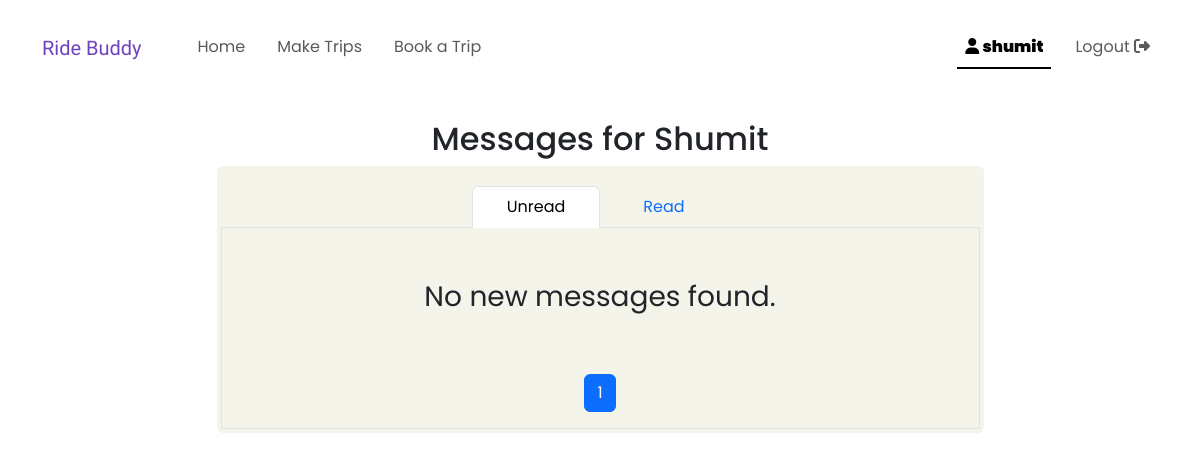
The page /mypage (signed in) on the database as committed earlier.
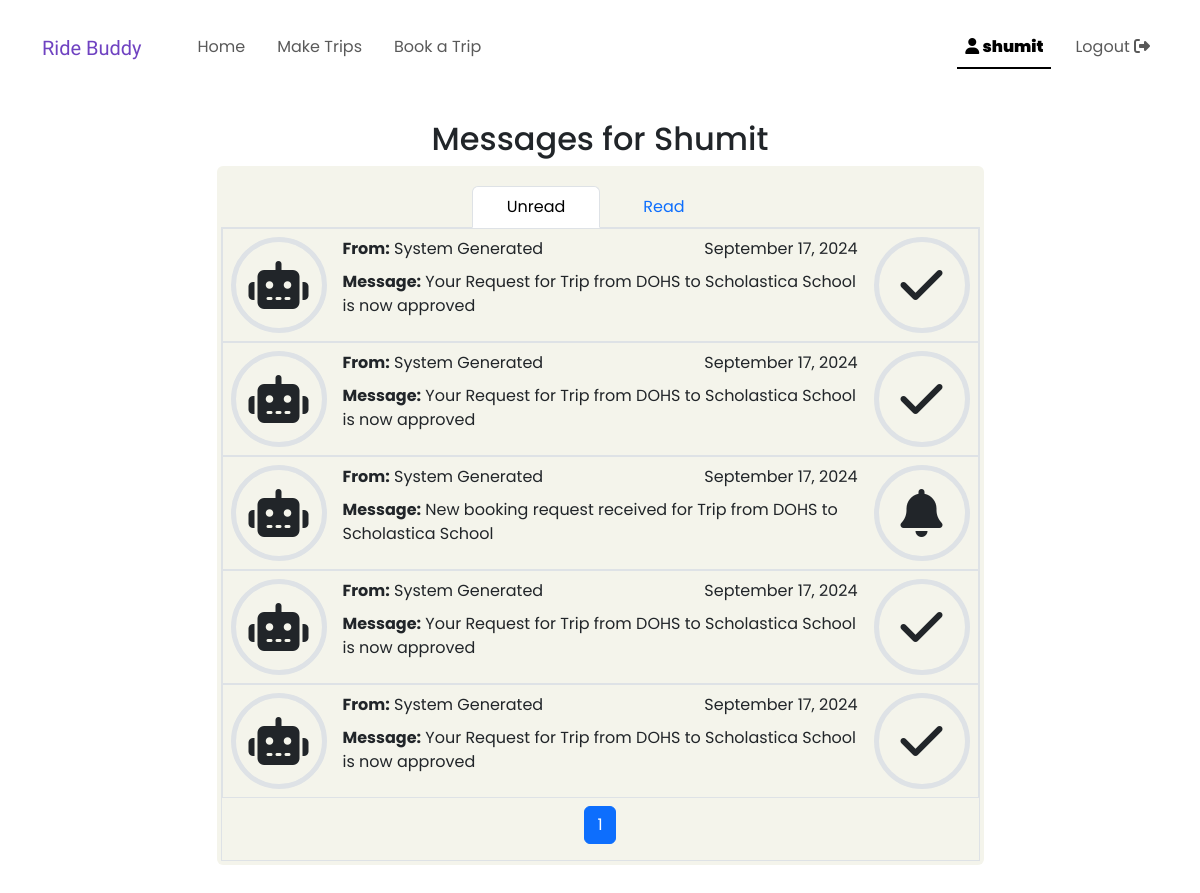
The same page on the database as committed later.
### RideSharing/models.py (models this page shows)
class User(AbstractUser):
    pass

class Messages(models.Model):
    MESSAGE_TYPE_CHOICES = [
        ('approval', 'Approval'),
        ('rejection', 'Rejection'),
        ('request', 'Request'),
        ('info', 'Info'),
    ]
    sender = models.ForeignKey(User, on_delete=models.SET_NULL, null=True, blank=True)
    recipient = models.ForeignKey(User, on_delete=models.CASCADE, related_name='message_recipient')
    content = models.TextField()
    time_stamp = models.DateTimeField(auto_now_add=True)
    system_message = models.BooleanField(default=True)
    read = models.BooleanField(default=False)
    underlying_trip = models.ForeignKey(Trips, on_delete=models.CASCADE)
    underlying_booking = models.ForeignKey(Spot_Bookings, on_delete=models.SET_NULL, null=True, blank=True)
    message_type = models.CharField(max_length=10, choices=MESSAGE_TYPE_CHOICES)

### RideSharing/views.py (the view)
# urls.py: path("mypage", views.mypage, name="mypage"),
@login_required(login_url ='/login')
def mypage(request):
    page_no_unread = request.GET.get('page_no_unread', 1)
    page_no_read = request.GET.get('page_no_read', 1)
    active_side = request.GET.get('active_side', 'unread')
    items_per_page = request.GET.get('items_per_page', 10)
    user_id = request.user.id
    user = User.objects.get(id=user_id)
    unread_paginator = Paginator(user.message_recipient.filter(read = False).order_by('-time_stamp'), items_per_page)
    read_paginator = Paginator(user.message_recipient.filter(read = True).order_by('-time_stamp'), items_per_page)
    unread_messages = unread_paginator.get_page(page_no_unread)
    read_messages = read_paginator.get_page(page_no_read)
    return render(request, "mypage.html", {
        'recipient' : user,
        'unread_messages' : unread_messages,
        'read_messages' : read_messages,
        'active_side': active_side
    })

### RideSharing/templates/mypage.html (shortened to what this page needs)
{% extends "layout.html" %}
{% block body %}
    <h2 class="text-center">Messages for {{ recipient.username|capfirst }}</h2>
    <div class="boxes p-1 rounded mx-auto">
    <ul class="mt-3 nav nav-tabs justify-content-center" id="myTab" role="tablist">
        <li class="nav-item" role="presentation">
            <button style="width: 8rem;"
            class="nav-link {% if active_side == 'unread' %} active {% endif %}"
            id="unread-tab"
            data-bs-toggle="tab"
            data-bs-target="#unread"
            type="button" role="tab" aria-controls="unread" aria-selected="true"
            onclick="history.pushState(null, '', '?active_side=unread');">Unread</button>
        </li>
        <li class="nav-item" role="presentation">
            <button style="width: 8rem;"
            class="nav-link {% if active_side == 'read' %} active {% endif %}"
            id="read-tab"
            data-bs-toggle="tab"
            data-bs-target="#read"
            type="button" role="tab" aria-controls="read" aria-selected="false"
            onclick="history.pushState(null, '', '?active_side=read');">Read</button>
        </li>
    </ul>
    <div class="tab-content border border-top-0">
        <div class="tab-pane {% if active_side == 'unread' %} active {% endif %}"
        id="unread"
        role="tabpanel"
        aria-labelledby="unread-tab"
        tabindex="0">
            {% include 'component_snippets/mypage_messagelistbox.html' with messages=unread_messages active_side='unread' %}
        </div>
    </div>
</div>
{% endblock %}

### RideSharing/templates/layout.html (shortened to what this page needs)
{% load static %}
<!DOCTYPE html>
<html lang="en">
    <head>
        <link href="https://cdn.jsdelivr.net/npm/bootstrap@5.3.3/dist/css/bootstrap.min.css" rel="stylesheet">
        <link href="{% static 'styles.css' %}" rel="stylesheet">
        </head>
        <body>
            {% include 'component_snippets/navbar.html' %}
            <div
                {% if hero %}
                {% else %}
                id="main_section" class="container-lg py-5 pt-sm-5"
                style="margin-top: 4.5rem;"
                {% endif %}
                >
                    {% block body %}{% endblock %}
            </div>
    </body>
</html>

### RideSharing/templates/component_snippets/navbar.html (shortened to what this page needs)
<nav id="top_bar"
class="navbar navbar-expand-lg
position-fixed top-0 start-0 end-0
bg-secondary-subtle
border-bottom border-2 border-primary-subtle
at_top"
style="z-index: 100;">
    <div class="container-lg">
        <a class="navbar-brand me-5" href="/" style="color: var(--bs-purple);">
            <span class="logo">
                Ride Buddy
            </span>
        </a>
        <div class="collapse navbar-collapse" id="navbarToggler">
            <ul class="navbar-nav nav-underline me-auto mb-lg-0">
                <li class="nav-item">
                    <a class="nav-link" aria-current="page" href="/">Home</a>
                </li>
                <li class="nav-item">
                    <a class="nav-link" href="{% url 'make_trip' %}">Make Trips</a>
                </li>
                <li class="nav-item">
                    <a class="nav-link" href="{% url 'find_trip' %}">Book a Trip</a>
                </li>
            </ul>
            <ul class="navbar-nav nav-underline">
                {% if user.is_authenticated %}
                <li class="nav-item">
                    <a class="nav-link" href="{% url 'mypage' %} ">
                        <div class="position-relative">
                            <i class="fa-solid fa-user"></i>
                            <strong>
                                {{ user.username }}
                            </strong>
                        </div>
                    </a>
                </li>
                <li class="nav-item">
                    <a class="nav-link" href="{% url 'logout' %}">
                        Logout
                        <i class="fa-solid fa-right-from-bracket"></i>
                    </a>
                </li>
                {% endif %}
            </ul>
        </div>
    </div>
</nav>

### RideSharing/templates/component_snippets/mypage_messagelistbox.html (shortened to what this page needs)
    <ul class="list-unstyled mb-0">
        {% for message in messages %}
            {% include 'component_snippets/mypage_messagelist.html' with message=message %}
        {% empty %}
            <div class="p-5 d-flex justify-content-center fs-3">No  new messages found.</div>
        {% endfor %}
    </ul>
    <nav aria-label="Page navigation" class="mt-2">
        <ul class="pagination d-flex justify-content-center align-items-center list-unstyled">
            {% for num in messages.paginator.page_range %}
            <li class="page-item">
                <a class="page-link {% if num == messages.number %} active {% endif %}" href="?active_side={{active_side}}&page_no_{{active_side}}={{ num }}">{{ num }}</a>
            </li>
            {% endfor %}
        </ul>
    </nav>

### RideSharing/templates/component_snippets/mypage_messagelist.html (shortened to what this page needs)
<li
    onclick="handle_message_click(event)"
    data-message-id="{{message.id}}"
    data-trip-id="{{message.underlying_trip.id}}"
    data-booking-id="{{message.underlying_booking.id}}"
    data-message-type="{{message.message_type}}"
    class="d-sm-flex border booking_row {% if message.read %} mail_read {% endif %}"
    >
        <div class="d-none d-sm-block">
            <div class="border border-5 m-2 d-flex justify-content-center align-items-center"
            style="font-size: 3rem; min-height: 6rem; min-width: 6rem; border-radius: 50%;">
                {% if message.system_message %}
                <i class="fa-solid fa-robot"></i>
                {% else %}
                <i class="fa-solid fa-user"></i>
                {% endif %}
            </div>
        </div>
        <div class="flex-fill p-2">
            <div class="d-flex justify-content-between">
                <div>
                    <strong>From:</strong>
                    {% if message.sender %}
                        {{ message.sender.username }}
                    {% else %}
                        System Generated
                    {% endif %}
                </div>
                <div>
                    {{ message.time_stamp|date:"F j, Y" }}
                </div>
            </div>
            <div>
                <strong>Message:</strong> {{ message.content }}
            </div>
        </div>
        <div class="d-none d-sm-block">
            <div class="border m-2 border-5 d-flex justify-content-center align-items-center"
            style="font-size: 3rem; min-height: 6rem; min-width: 6rem; border-radius: 50%;">
                {% if message.message_type == 'request' %}
                <i class="fa-solid fa-bell"></i>
                {% elif message.message_type == 'approval' %}
                <i class="fa-solid fa-check"></i>
                {% elif message.message_type == 'rejection' %}
                <i class="fa-solid fa-xmark"></i>
                {% else %}
                <i class="fa-solid fa-comment"></i>
                {% endif %}
            </div>
        </div>
</li>

### RideSharing/static/styles.css (style rules this page uses)
body { background: linear-gradient(rgb(224, 235, 235) rgb(255, 226, 231)); }
.boxes { padding: 2rem; max-width: 767px; background-color: rgb(244, 244, 235); }
.booking_row { position: relative; }
.booking_row::before { content: ""; position: absolute; top: 0; left: 0; right: 0; bottom: 0; background-color: rgba(var(--bs-primary-rgb), 0.3); opacity: 0; pointer-events: none; transition: opacity 0.3s ease; }
#top_bar { transition: all 0.3s ease; }
.at_top { height: 6rem; background-color: rgba(255, 255, 255, 0) !important; border-width: 0px !important; }

### RideSharing/templates/layout.html (style rules this page uses)
body { font-family: "Poppins", sans-serif; }
.logo { font-family: "Playwrite ES Deco", cursive; font-optical-sizing: auto; font-weight: 400; font-style: normal; }

Rows that differ between the two databases and show on the page:
added Messages: system_message True (drawn), shows "System Generated", time_stamp "September 17, 2024", content "Your Request for Trip from DOHS to Scholastica School is now approved", message_type "approval" (drawn)
added Messages: system_message True (drawn), shows "System Generated", time_stamp "September 17, 2024", content "Your Request for Trip from DOHS to Scholastica School is now approved", message_type "approval" (drawn)
added Messages: system_message True (drawn), shows "System Generated", time_stamp "September 17, 2024", content "New booking request received for Trip from DOHS to Scholastica School", message_type "request" (drawn)
added Messages: system_message True (drawn), shows "System Generated", time_stamp "September 17, 2024", content "Your Request for Trip from DOHS to Scholastica School is now approved", message_type "approval" (drawn)
added Messages: system_message True (drawn), shows "System Generated", time_stamp "September 17, 2024", content "Your Request for Trip from DOHS to Scholastica School is now approved", message_type "approval" (drawn)
Other text that changed with them:
text no longer shown: "No new messages found."
